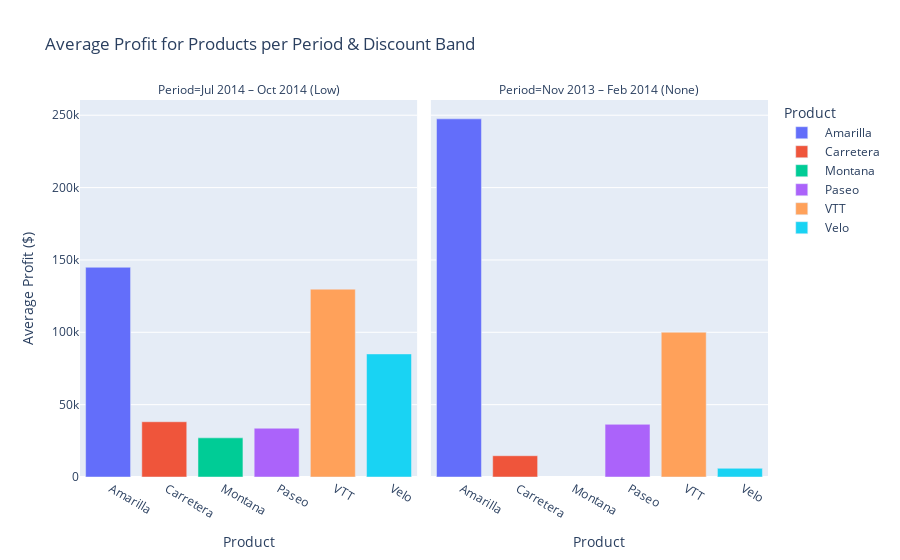

Notebook source saved alongside this figure:
### Code cell
# Creezi copii sigure ale subseturilor
df_period1_copy = df_period1.copy()
df_period2_copy = df_period2.copy()

# Adaugi coloana "Period" fără warning
df_period1_copy['Period'] = 'Nov 2013 – Feb 2014 (None)'
df_period2_copy['Period'] = 'Jul 2014 – Oct 2014 (Low)'

# Concatenare
df_concat = pd.concat([df_period1_copy, df_period2_copy], ignore_index=True)

# Agregare
df_agg = df_concat.groupby(['Period', 'Product'])['Profit'].mean().reset_index()

# Vizualizare
import plotly.express as px

fig = px.bar(
    df_agg,
    x='Product',
    y='Profit',
    color='Product',
    facet_col='Period',
    title="Average Profit for Products per Period & Discount Band",
    labels={'Profit': 'Average Profit ($)', 'Product': 'Product'}
)
fig.show()

### Figure 1 — Plotly figure (JSON) as saved in the notebook; plotly's stock layout.template omitted (floating-point values rounded to 4 significant figures)
{"data": [{"hovertemplate": "Product=%{x}<br>Period=Jul 2014 – Oct 2014 (Low)<br>Average Profit ($)=%{y}<extra></extra>", "legendgroup": " Amarilla ", "marker": {"color": "#636efa", "pattern": {"shape": ""}}, "name": " Amarilla ", "orientation": "v", "showlegend": true, "textposition": "auto", "type": "bar", "x": [" Amarilla "], "xaxis": "x", "y": [144900.0], "yaxis": "y"}, {"hovertemplate": "Product=%{x}<br>Period=Nov 2013 – Feb 2014 (None)<br>Average Profit ($)=%{y}<extra></extra>", "legendgroup": " Amarilla ", "marker": {"color": "#636efa", "pattern": {"shape": ""}}, "name": " Amarilla ", "orientation": "v", "showlegend": false, "textposition": "auto", "type": "bar", "x": [" Amarilla "], "xaxis": "x2", "y": [247500.0], "yaxis": "y2"}, {"hovertemplate": "Product=%{x}<br>Period=Jul 2014 – Oct 2014 (Low)<br>Average Profit ($)=%{y}<extra></extra>", "legendgroup": " Carretera ", "marker": {"color": "#EF553B", "pattern": {"shape": ""}}, "name": " Carretera ", "orientation": "v", "showlegend": true, "textposition": "auto", "type": "bar", "x": [" Carretera "], "xaxis": "x", "y": [38180.0], "yaxis": "y"}, {"hovertemplate": "Product=%{x}<br>Period=Nov 2013 – Feb 2014 (None)<br>Average Profit ($)=%{y}<extra></extra>", "legendgroup": " Carretera ", "marker": {"color": "#EF553B", "pattern": {"shape": ""}}, "name": " Carretera ", "orientation": "v", "showlegend": false, "textposition": "auto", "type": "bar", "x": [" Carretera "], "xaxis": "x2", "y": [14700.0], "yaxis": "y2"}, {"hovertemplate": "Product=%{x}<br>Period=Jul 2014 – Oct 2014 (Low)<br>Average Profit ($)=%{y}<extra></extra>", "legendgroup": " Montana ", "marker": {"color": "#00cc96", "pattern": {"shape": ""}}, "name": " Montana ", "orientation": "v", "showlegend": true, "textposition": "auto", "type": "bar", "x": [" Montana "], "xaxis": "x", "y": [27060.0], "yaxis": "y"}, {"hovertemplate": "Product=%{x}<br>Period=Jul 2014 – Oct 2014 (Low)<br>Average Profit ($)=%{y}<extra></extra>", "legendgroup": " Paseo ", "marker": {"color": "#ab63fa", "pattern": {"shape": ""}}, "name": " Paseo ", "orientation": "v", "showlegend": true, "textposition": "auto", "type": "bar", "x": [" Paseo "], "xaxis": "x", "y": [33700.0], "yaxis": "y"}, {"hovertemplate": "Product=%{x}<br>Period=Nov 2013 – Feb 2014 (None)<br>Average Profit ($)=%{y}<extra></extra>", "legendgroup": " Paseo ", "marker": {"color": "#ab63fa", "pattern": {"shape": ""}}, "name": " Paseo ", "orientation": "v", "showlegend": false, "textposition": "auto", "type": "bar", "x": [" Paseo "], "xaxis": "x2", "y": [36400.0], "yaxis": "y2"}, {"hovertemplate": "Product=%{x}<br>Period=Jul 2014 – Oct 2014 (Low)<br>Average Profit ($)=%{y}<extra></extra>", "legendgroup": " VTT ", "marker": {"color": "#FFA15A", "pattern": {"shape": ""}}, "name": " VTT ", "orientation": "v", "showlegend": true, "textposition": "auto", "type": "bar", "x": [" VTT "], "xaxis": "x", "y": [129800.0], "yaxis": "y"}, {"hovertemplate": "Product=%{x}<br>Period=Nov 2013 – Feb 2014 (None)<br>Average Profit ($)=%{y}<extra></extra>", "legendgroup": " VTT ", "marker": {"color": "#FFA15A", "pattern": {"shape": ""}}, "name": " VTT ", "orientation": "v", "showlegend": false, "textposition": "auto", "type": "bar", "x": [" VTT "], "xaxis": "x2", "y": [100000.0], "yaxis": "y2"}, {"hovertemplate": "Product=%{x}<br>Period=Jul 2014 – Oct 2014 (Low)<br>Average Profit ($)=%{y}<extra></extra>", "legendgroup": " Velo ", "marker": {"color": "#19d3f3", "pattern": {"shape": ""}}, "name": " Velo ", "orientation": "v", "showlegend": true, "textposition": "auto", "type": "bar", "x": [" Velo "], "xaxis": "x", "y": [85050.0], "yaxis": "y"}, {"hovertemplate": "Product=%{x}<br>Period=Nov 2013 – Feb 2014 (None)<br>Average Profit ($)=%{y}<extra></extra>", "legendgroup": " Velo ", "marker": {"color": "#19d3f3", "pattern": {"shape": ""}}, "name": " Velo ", "orientation": "v", "showlegend": false, "textposition": "auto", "type": "bar", "x": [" Velo "], "xaxis": "x2", "y": [6003.0], "yaxis": "y2"}], "layout": {"annotations": [{"font": {}, "showarrow": false, "text": "Period=Jul 2014 – Oct 2014 (Low)", "x": 0.245, "xanchor": "center", "xref": "paper", "y": 1, "yanchor": "bottom", "yref": "paper"}, {"font": {}, "showarrow": false, "text": "Period=Nov 2013 – Feb 2014 (None)", "x": 0.755, "xanchor": "center", "xref": "paper", "y": 1, "yanchor": "bottom", "yref": "paper"}], "barmode": "relative", "legend": {"title": {"text": "Product"}, "tracegroupgap": 0}, "title": {"text": "Average Profit for Products per Period & Discount Band"}, "xaxis": {"anchor": "y", "categoryarray": [" Amarilla ", " Carretera ", " Montana ", " Paseo ", " VTT ", " Velo "], "categoryorder": "array", "domain": [0, 0.49], "title": {"text": "Product"}}, "xaxis2": {"anchor": "y2", "categoryarray": [" Amarilla ", " Carretera ", " Montana ", " Paseo ", " VTT ", " Velo "], "categoryorder": "array", "domain": [0.51, 1], "matches": "x", "title": {"text": "Product"}}, "yaxis": {"anchor": "x", "domain": [0, 1], "title": {"text": "Average Profit ($)"}}, "yaxis2": {"anchor": "x2", "domain": [0, 1], "matches": "y", "showticklabels": false}}}
